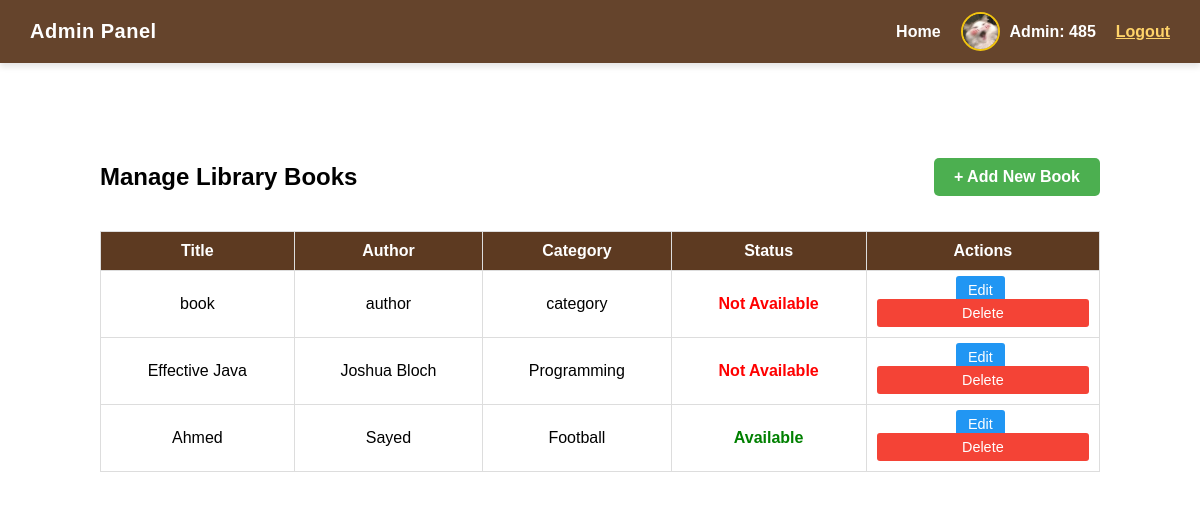
The page /admin-dashboard/ (signed in) on the database its author committed.
### accounts/models.py (models this page shows, shortened)
class Profile(models.Model):
    user = models.OneToOneField(User, on_delete=models.CASCADE)
    image = models.CharField(max_length=255, default="avtar1.jpg")
    is_admin = models.BooleanField(default=False)

class Book(models.Model):
    title = models.CharField(max_length=200)
    author = models.CharField(max_length=100)
    category = models.CharField(max_length=100, blank=True, default='General')
    description = models.TextField(blank=True, null=True)
    status = models.BooleanField(default=True)  # True = Available

### accounts/views.py (the view)
# urls.py: path('admin-dashboard/', views.admin_view, name='admin_view'),
@admin_required
def admin_view(request):
    books = Book.objects.all()
    categories = Book.objects.values_list('category', flat=True).distinct()
    return render(request, 'accounts/AdminView.html', {'books': books, 'categories': categories})

### accounts/views.py (called while the page is built)
def admin_required(view_func):
    from functools import wraps
    @wraps(view_func)
    def wrapper(request, *args, **kwargs):
        if not request.user.is_authenticated:
            return redirect('login')
        if not request.user.is_staff:
            messages.error(request, 'Access denied. Admins only.')
            return redirect('home')
        return view_func(request, *args, **kwargs)
    return wrapper

### accounts/templates/accounts/AdminView.html (shortened to what this page needs)
{% load static %}
<!DOCTYPE html>
<html lang="en">
<head>
    <link rel="stylesheet" href="{% static 'css/style.css' %}">
</head>
<body>
    <nav class="navbar">
        <div class="nav-left">
            <a href="{% url 'home' %}" class="brand">Admin Panel</a>
        </div>
        <div class="nav-links" style="display: flex; align-items: center; gap: 20px;">
            <a href="{% url 'home' %}" style="color: white; text-decoration: none; font-weight: bold;">Home</a>
            <div class="user-info">
                <img id="userAvatar" src="{% static 'images/' %}{{ user.profile.image|default:'avtar1.jpg' }}" alt="Admin">
                <span id="usernameDisplay">Admin: {{ user.username }}</span>
                <a href="{% url 'logout' %}" id="logoutLink" style="color: #ffd369; margin-left: 10px; font-weight: bold;">Logout</a>
            </div>
        </div>
    </nav>
    <div class="container">
        <div style="display: flex; justify-content: space-between; align-items: center;">
            <h2>Manage Library Books</h2>
            <a href="{% url 'add_book' %}" class="btn-add" style="background: #4CAF50; color: white; padding: 10px 20px; text-decoration: none; border-radius: 5px; font-weight: bold;">+ Add New Book</a>
        </div>
        <table class="books-table" style="margin-top: 20px; width: 100%; border-collapse: collapse;">
            <thead>
                <tr>
                    <th style="background:#5d3a21; color:white; padding:10px;">Title</th>
                    <th style="background:#5d3a21; color:white; padding:10px;">Author</th>
                    <th style="background:#5d3a21; color:white; padding:10px;">Category</th>
                    <th style="background:#5d3a21; color:white; padding:10px;">Status</th>
                    <th style="background:#5d3a21; color:white; padding:10px;">Actions</th>
                </tr>
            </thead>
            <tbody id="booksTableBody">
                {% for book in books %}
                <tr style="text-align: center; border-bottom: 1px solid #ddd;">
                    <td style="padding: 10px;">{{ book.title }}</td>
                    <td style="padding: 10px;">{{ book.author }}</td>
                    <td style="padding: 10px;">{{ book.category }}</td>
                    <td style="padding: 10px; color:{% if book.status %}green{% else %}red{% endif %}; font-weight:bold;">
                        {% if book.status %}Available{% else %}Not Available{% endif %}
                    </td>
                    <td style="padding: 10px;">
                        <a href="{% url 'edit_book' book.id %}" class="btn-edit" style="background: #2196F3; color: white; padding: 6px 12px; text-decoration: none; border-radius: 3px; font-size: 0.9em; margin-right: 5px;">Edit</a>
                        <form method="POST" action="{% url 'delete_book' book.id %}" style="display: inline;" onsubmit="return confirm('Are you sure you want to delete {{ book.title|escapejs }}?');">
                            <button type="submit" class="btn-delete" style="background: #f44336; color: white; padding: 6px 12px; border: none; border-radius: 3px; font-size: 0.9em; cursor: pointer;">Delete</button>
                        </form>
                    </td>
                </tr>
                {% empty %}
                <tr>
                    <td colspan="5" style="padding: 20px; text-align: center;">The library is currently empty.</td>
                </tr>
                {% endfor %}
            </tbody>
        </table>
    </div>
</body>
</html>

### accounts/static/css/style.css (style rules this page uses)
body { background-image: url("../images/Library.png"); background-size: cover; background-position: center; background-repeat: no-repeat; background-attachment: fixed; margin: 0; font-family: Arial, sans-serif; }
.navbar { background: rgba(93, 58, 33, 0.95); display: flex; justify-content: space-between; align-items: center; padding: 12px 30px; color: #fff; box-shadow: 0 4px 6px rgba(0,0,0,0.1); }
.nav-left { display: flex; align-items: center; gap: 15px; }
.nav-left a, .navbar a.brand { color: white; text-decoration: none; font-size: 20px; font-weight: bold; letter-spacing: 0.5px; transition: color 0.3s; }
.user-info { display: flex; align-items: center; gap: 10px; }
.user-info img { width: 35px; height: 35px; border-radius: 50%; border: 2px solid #f1c40f; display: inline; object-fit: cover; }
.user-info span { color: white; font-weight: bold; }
button { width: 100%; background: #5d3a21; color: white; padding: 10px; border: none; border-radius: 8px; cursor: pointer; }
.btn-edit { background: #74e795; border: none; padding: 6px 12px; margin-right: 5px; border-radius: 5px; cursor: pointer; }
.btn-delete { background: #dc3545; color: white; border: none; padding: 6px 12px; border-radius: 5px; cursor: pointer; }
.container { max-width: 1000px; margin: 50px auto; background: rgba(255, 255, 255, 0.92); padding: 30px; border-radius: 15px; }
table { width: 100%; border-collapse: collapse; margin-top: 20px; }
th, td { border: 1px solid #ddd; padding: 12px; text-align: center; vertical-align: middle; }
th { background: #5d3a21; color: white; }

### rows shown on the page
Book: title "book", author "author", category "category", status "Not Available"
Book: title "Effective Java", author "Joshua Bloch", category "Programming", status "Not Available"
Book: title "Ahmed", author "Sayed", category "Football", status "Available"

### other values the page prints
{{ user.username }} "485"
